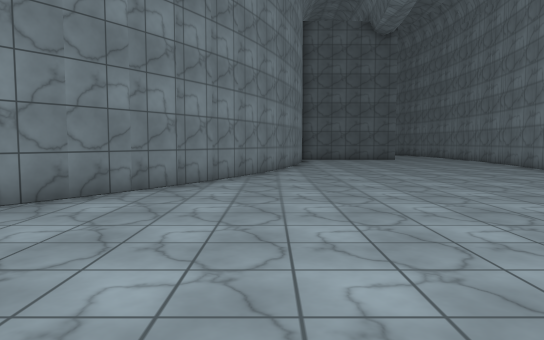
View 1 (above)

16 first-person views from a walk through a 3-D level made in the Unity game engine. The camera is 1.5 m above the floor, tilts 4° down and sees 70° across. The floor is counted in squares, 2 m on a side. Each view is taken from the middle of a square. On the plan, view 1 faces up. The plan holds only what a view shows up to about 12 squares ahead; the rest is blank. The place goes on beyond the plan. The player is left out. Surface patterns are stand-ins for the level's own textures.

View 2
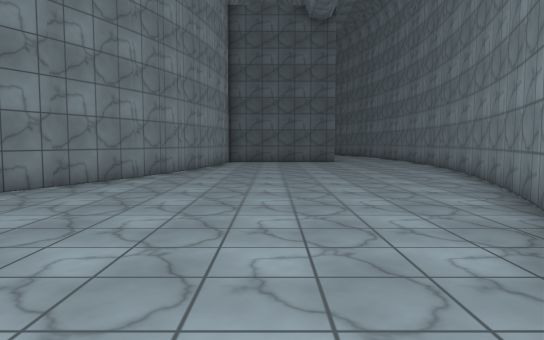

View 3
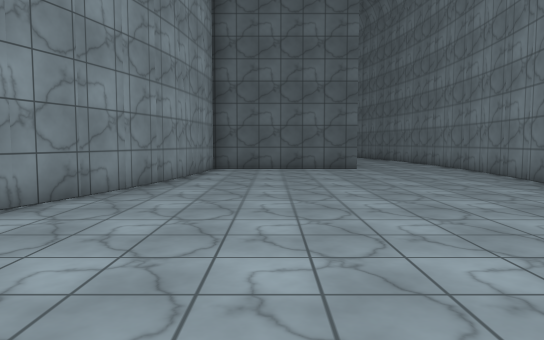

View 4
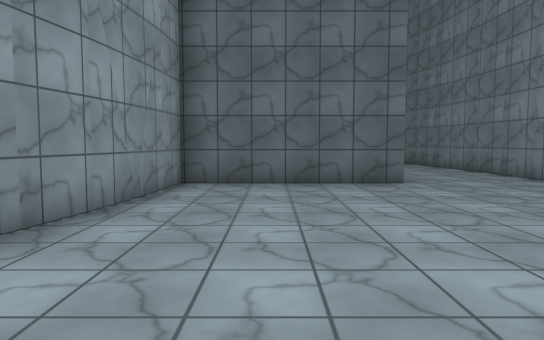

View 5
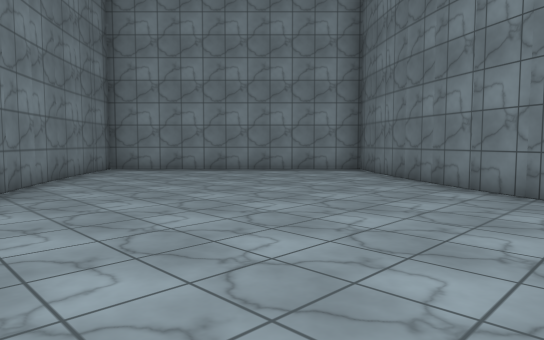

View 6
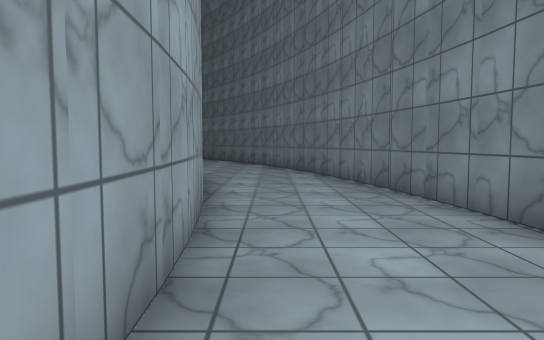

View 7
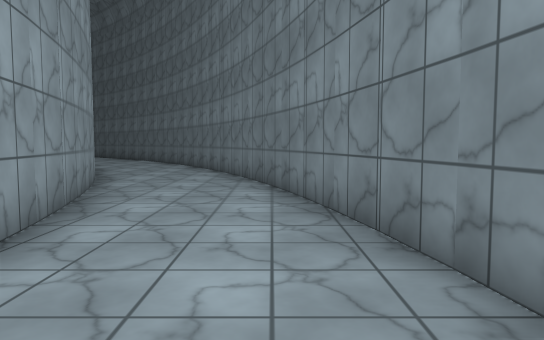

View 8
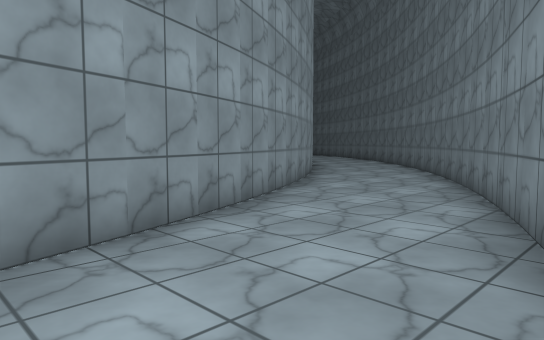

View 9
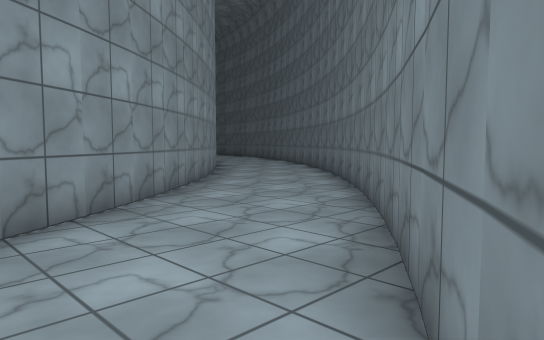

View 10
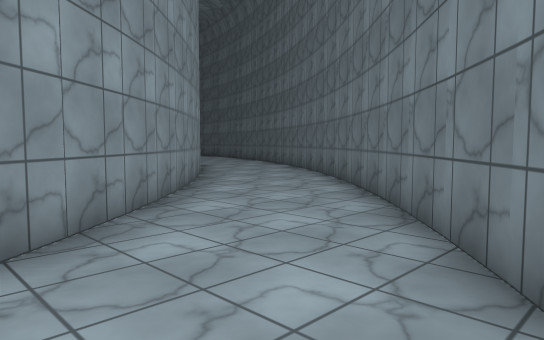

View 11
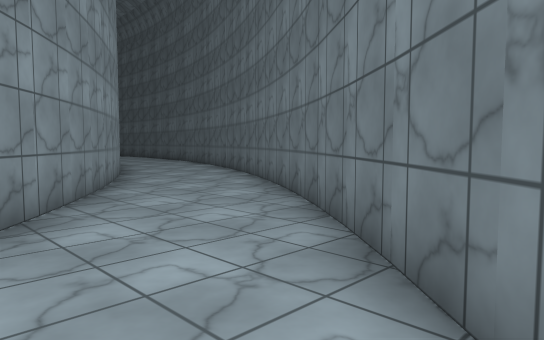

View 12
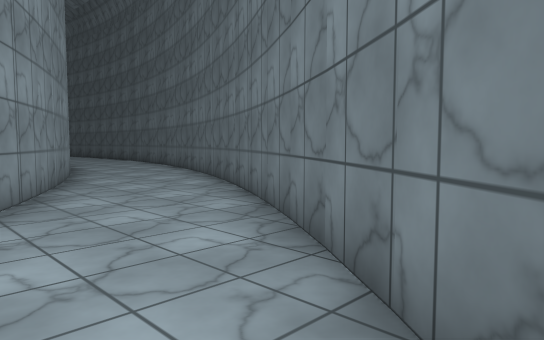

View 13
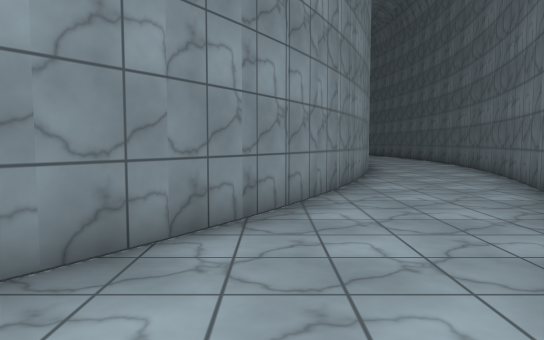

View 14
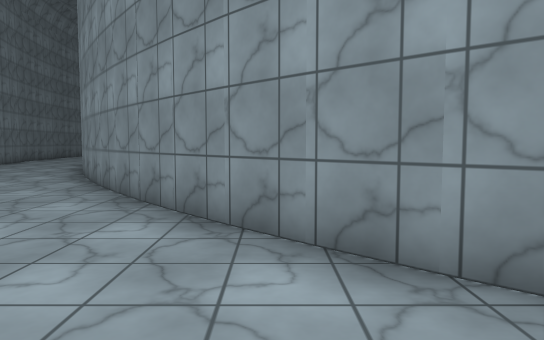

View 15
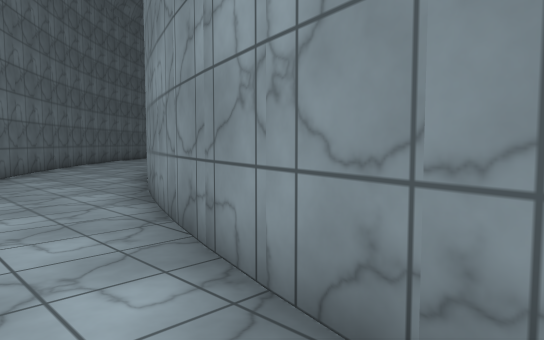

View 16
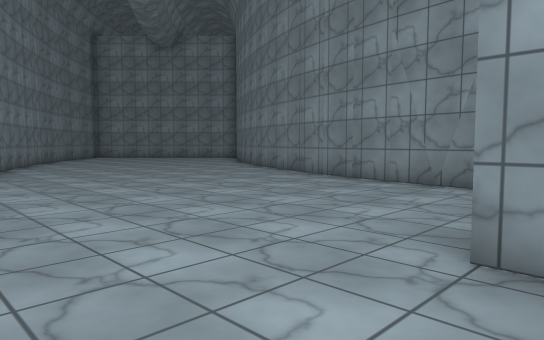

### Floor plan
Points are (right, up) in squares from view 1. A wall is a line through its corners. A room is listed if a view was taken in it or the views show most of it. See-through windows are left out.
Room 1 (views 1, 2, 3, 4, 5, 6, 7, 8, 9, 10, 11, 12, 13, 14, 15, 16)
walls: (1.3, 15.6) (0.6, 12.3); (5.5, 20) (5.4, 17.2) (1.4, 17.2) (1.2, 15.2); (0.7, 12.4) (-0.3, 9.4); (5.3, 21) (5.4, 19.8); (8.5, 15.9) (8.4, 19.2); (8.5, 19.1) (7.8, 24.3); (4.8, 23.7) (5.4, 20.9); (-0.2, 9.6) (-1.6, 6.8); (7.7, 10.7) (8.5, 16); (7.3, 9.6) (7.5, 10.7); (7.7, 24.2) (6.9, 27.2); (-1.7, 6.9) (-2.2, 6); (6.9, 27.1) (6.1, 29.1); (3.4, 28.3) (4.9, 23.5); (-2.1, 6) (-3.9, 3.6); (6.2, 29.1) (3.8, 33.7); (5.4, 4.6) (7.4, 9.6); (2.5, 29.9) (3.3, 28.1); (4.9, 4) (5.3, 4.8); (-3.9, 3.7) (-4.6, 3) (0.5, -2.1) (1.9, -0.5); (3.8, 33.6) (1.8, 36.2); (-0.2, 34.1) (2.6, 29.9); (1.9, -0.6) (3.9, 2.2); (-0.9, 34.8) (-0.2, 33.9); (1.9, 36.2) (-0.4, 38.5); (-0.2, 38.5) (-4.5, 41.9); (-4.4, 38.2) (-0.8, 34.7); (-7.6, 40.3) (-4.4, 38.1); (-4.5, 41.8) (-7.3, 43.5); (-10.1, 41.5) (-7.6, 40.2); (-7.3, 43.4) (-8.9, 44.2); (-12.8, 42.4) (-10, 41.5); (-14.9, 42.9) (-12.7, 42.5)

Where each view was taken, in squares from view 1:
view 1: 0 up, 0 right, facing up
view 2: 2 up, 3 right, facing up
view 3: 6 up, 3 right, facing up
view 4: 10 up, 3 right, facing up
view 5: 9 up, 5 right, facing down-left
view 6: 17 up, 6 right, facing up
view 7: 20 up, 7 right, facing up
view 8: 25 up, 7 right, facing up-left
view 9: 31 up, 5 right, facing up-left
view 10: 33 up, 3 right, facing up-left
view 11: 37 up, 0 right, facing up-left
view 12: 39 up, 2 left, facing up-left
view 13: 40 up, 3 left, facing left
view 14: 39 up, 2 left, facing down
view 15: 44 up, 15 left, facing down-right
view 16: 18 up, 8 right, facing down-left
